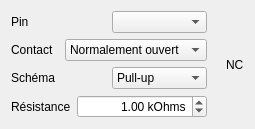
     <widget class="QWidget" name="tabJack">
      <property name="toolTip">
       <string/>
      </property>
      <attribute name="title">
       <string>Fiche jack</string>
      </attribute>
      <attribute name="toolTip">
       <string>Configuration de la fiche jack</string>
      </attribute>
      <layout class="QHBoxLayout" name="horizontalLayout_6">
       <item>
        <layout class="QVBoxLayout" name="verticalLayout_2">
         <item>
          <layout class="QHBoxLayout" name="horizontalLayout_2">
           <item>
            <widget class="QLabel" name="label_3">
             <property name="text">
              <string>Pin</string>
             </property>
            </widget>
           </item>
           <item>
            <widget class="QComboBox" name="jackPin"/>
           </item>
          </layout>
         </item>
         <item>
          <layout class="QHBoxLayout" name="horizontalLayout_3">
           <item>
            <widget class="QLabel" name="label_4">
             <property name="text">
              <string>Contact</string>
             </property>
            </widget>
           </item>
           <item>
            <widget class="QComboBox" name="jackContact">
             <item>
              <property name="text">
               <string>Normalement ouvert</string>
              </property>
             </item>
             <item>
              <property name="text">
               <string>Normalement fermé</string>
              </property>
             </item>
            </widget>
           </item>
          </layout>
         </item>
         <item>
          <layout class="QHBoxLayout" name="horizontalLayout_4">
           <item>
            <widget class="QLabel" name="label_5">
             <property name="text">
              <string>Schéma</string>
             </property>
            </widget>
           </item>
           <item>
            <widget class="QComboBox" name="jackSchema">
             <item>
              <property name="text">
               <string>Pull-up</string>
              </property>
             </item>
             <item>
              <property name="text">
               <string>Pull-down</string>
              </property>
             </item>
            </widget>
           </item>
          </layout>
         </item>
         <item>
          <layout class="QHBoxLayout" name="horizontalLayout_5">
           <item>
            <widget class="QLabel" name="label_6">
             <property name="text">
              <string>Résistance</string>
             </property>
            </widget>
           </item>
           <item>
            <widget class="QDoubleSpinBox" name="jackResistance">
             <property name="minimumSize">
              <size>
               <width>130</width>
               <height>0</height>
              </size>
             </property>
             <property name="alignment">
              <set>Qt::AlignRight|Qt::AlignTrailing|Qt::AlignVCenter</set>
             </property>
             <property name="suffix">
              <string> kOhms</string>
             </property>
             <property name="minimum">
              <double>0.010000000000000</double>
             </property>
             <property name="maximum">
              <double>1000.000000000000000</double>
             </property>
             <property name="value">
              <double>1.000000000000000</double>
             </property>
            </widget>
           </item>
          </layout>
         </item>
        </layout>
       </item>
       <item>
        <widget class="QLabel" name="schemaJack">
         <property name="toolTip">
          <string>Schéma Jack enlevé</string>
         </property>
         <property name="text">
          <string/>
         </property>
         <property name="pixmap">
          <pixmap resource="ressources.qrc">:/images/no_up.png</pixmap>
         </property>
         <property name="alignment">
          <set>Qt::AlignRight|Qt::AlignTrailing|Qt::AlignVCenter</set>
         </property>
        </widget>
       </item>
       <item>
        <widget class="QLabel" name="schemaPinJack">
         <property name="text">
          <string>NC</string>
         </property>
         <property name="alignment">
          <set>Qt::AlignLeading|Qt::AlignLeft|Qt::AlignVCenter</set>
         </property>
        </widget>
       </item>
      </layout>
     </widget>
